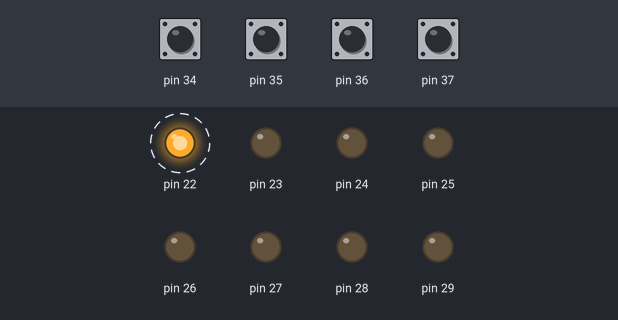
This sketch was run on a simulated Arduino Mega 2560, built with avr-gcc and run on an emulated ATmega2560. Parts: output pins drawn as LEDs (lit = HIGH). Dashed ring = blinking. The inputs (shaded band) are chosen by the test bench; at power-on: pin 34–37 HIGH. What the sketch prints to the serial monitor is not drawn. At 2.4 s the program stops and its outputs stay as they are.

Above: at 0.06 s.
Timing chart, 0 to 3.0 s (numbered marks = the images above):
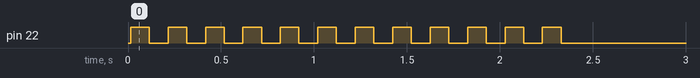

Measured:
- by itself, pin 22: alternates HIGH for 0.10 s and LOW for 0.10 s, 24 changes in all, then stays LOW

The sketch:

TTL_Explorer_74xx92.ino
```cpp
// (licence header left out)
//Hardware:
//-----------------------------------------------------------
//74xx92, any flavor (mine's an LS)
// PORTA0 (pin 40) to pin14
// PORTA1 to pin6
// PORTA2 to pin7
// PORTC0 to pin12
// PORTC1 to pin 11
// PORTC2 to pin 10
// PORTC3 to pin 9
// Pin12 to Pin1
// Pin 5 to + bus
// Pin 10 to - bus
// Note that pin Q3 is outputting /6/ and not /8/

//precompiler definitions.
#define DELAYTIME 100

//-----------------------------------------------------------
//Zerobee
//-----------------------------------------------------------
//This function returns a string with the binary equivilent of
//the value passed to it in input expressed in 0bxxxxxxxx
//notation, with 8 bits for each byte regardless of their value.
//IMHO this makes binary values easier to read and compare.
//-----------------------------------------------------------
String zerobee(byte input) {
  String temp = "";
  for (int c = 0; c <= 7; c++) {
    if (input % 2) {
      temp = "1" + temp;
    } else {
      temp = "0" + temp;
    }
    input = input / 2;
  }
  temp = "0b" + temp;
  return (temp);
}

//setup() function - runs only once.
void setup() {
  Serial.begin(115200);
  DDRA = 0b11111111; //Set DDRA to all outputs.
  DDRC = 0b00000000; //Set DDRC to all inputs.
  PORTC = 0b00001111; //Turn C0 to C4 pullups on
  Serial.println("Starting...");
}

//loop() function - runs forever.
void loop() {
  PORTA = 0b00000110;
  Serial.println("Holding both reset pins high. PORTA:" + zerobee(PORTA));
  Serial.println("PIN C should be all zeros. PINC:" + zerobee(0b1111 & PINC) + "\t");
  PORTA = 0b00000000;
  Serial.println("\nReset lines now low. PORTA:" + zerobee(PORTA));
  Serial.println("PIN C should still be 0. PINC:" + zerobee(0b1111 & PINC) + "\t");
  Serial.println("\nGiving the CP0 pin 12 negative pulses");
  for (int c = 1; c <= 24; c++) {
    PORTA = (PORTA + 1 & 0b00000001);
    if (PORTA == 0) {
      Serial.print("Pulse " + (String) (c / 2) );
      Serial.println("\t PIN C: " + zerobee(0b1111 & PINC));
    }
    delay(DELAYTIME); //Delay DELAYTIME ms for each on or off.
  }

  while (true) {} //Loop forever so we don't run again.
}
```
